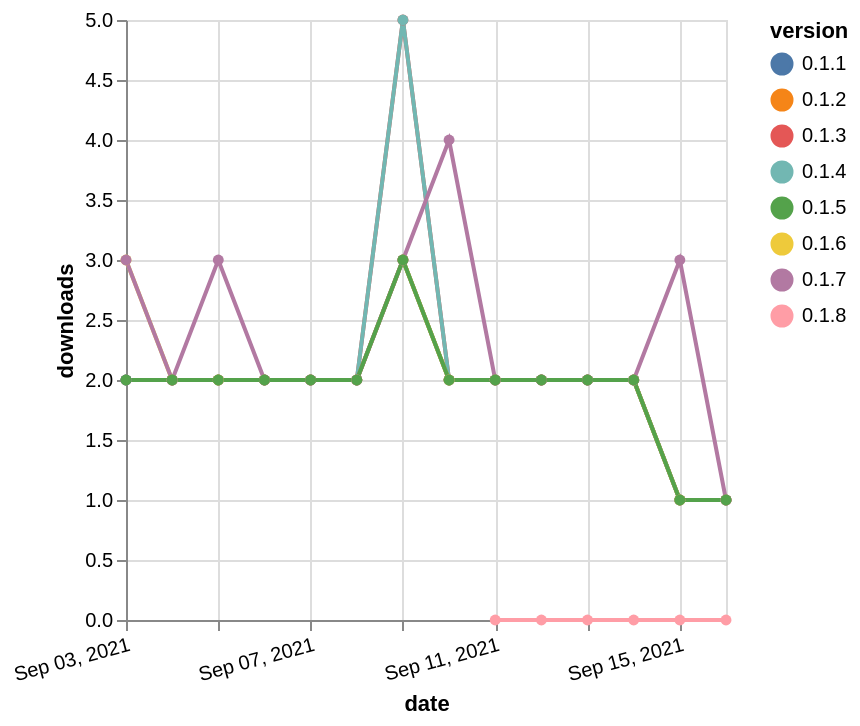

Describe this chart as a Vega-Lite specification.
### Vega-Lite specification from a JSON file in a GitHub repository (floating-point values rounded to 4 significant figures)
{"$schema": "https://vega.github.io/schema/vega-lite/v5.json", "description": "A simple bar chart with embedded data.", "data": {"values": [{"date": "2021-09-03", "total": 843, "delta": 2, "version": "0.1.3"}, {"date": "2021-09-04", "total": 845, "delta": 2, "version": "0.1.3"}, {"date": "2021-09-05", "total": 847, "delta": 2, "version": "0.1.3"}, {"date": "2021-09-06", "total": 849, "delta": 2, "version": "0.1.3"}, {"date": "2021-09-07", "total": 851, "delta": 2, "version": "0.1.3"}, {"date": "2021-09-08", "total": 853, "delta": 2, "version": "0.1.3"}, {"date": "2021-09-09", "total": 858, "delta": 5, "version": "0.1.3"}, {"date": "2021-09-10", "total": 860, "delta": 2, "version": "0.1.3"}, {"date": "2021-09-11", "total": 862, "delta": 2, "version": "0.1.3"}, {"date": "2021-09-12", "total": 864, "delta": 2, "version": "0.1.3"}, {"date": "2021-09-13", "total": 866, "delta": 2, "version": "0.1.3"}, {"date": "2021-09-14", "total": 868, "delta": 2, "version": "0.1.3"}, {"date": "2021-09-15", "total": 869, "delta": 1, "version": "0.1.3"}, {"date": "2021-09-16", "total": 870, "delta": 1, "version": "0.1.3"}, {"date": "2021-09-03", "total": 1131, "delta": 2, "version": "0.1.2"}, {"date": "2021-09-04", "total": 1133, "delta": 2, "version": "0.1.2"}, {"date": "2021-09-05", "total": 1135, "delta": 2, "version": "0.1.2"}, {"date": "2021-09-06", "total": 1137, "delta": 2, "version": "0.1.2"}, {"date": "2021-09-07", "total": 1139, "delta": 2, "version": "0.1.2"}, {"date": "2021-09-08", "total": 1141, "delta": 2, "version": "0.1.2"}, {"date": "2021-09-09", "total": 1144, "delta": 3, "version": "0.1.2"}, {"date": "2021-09-10", "total": 1146, "delta": 2, "version": "0.1.2"}, {"date": "2021-09-11", "total": 1148, "delta": 2, "version": "0.1.2"}, {"date": "2021-09-12", "total": 1150, "delta": 2, "version": "0.1.2"}, {"date": "2021-09-13", "total": 1152, "delta": 2, "version": "0.1.2"}, {"date": "2021-09-14", "total": 1154, "delta": 2, "version": "0.1.2"}, {"date": "2021-09-15", "total": 1155, "delta": 1, "version": "0.1.2"}, {"date": "2021-09-16", "total": 1156, "delta": 1, "version": "0.1.2"}, {"date": "2021-09-03", "total": 800, "delta": 2, "version": "0.1.4"}, {"date": "2021-09-04", "total": 802, "delta": 2, "version": "0.1.4"}, {"date": "2021-09-05", "total": 804, "delta": 2, "version": "0.1.4"}, {"date": "2021-09-06", "total": 806, "delta": 2, "version": "0.1.4"}, {"date": "2021-09-07", "total": 808, "delta": 2, "version": "0.1.4"}, {"date": "2021-09-08", "total": 810, "delta": 2, "version": "0.1.4"}, {"date": "2021-09-09", "total": 815, "delta": 5, "version": "0.1.4"}, {"date": "2021-09-10", "total": 817, "delta": 2, "version": "0.1.4"}, {"date": "2021-09-11", "total": 819, "delta": 2, "version": "0.1.4"}, {"date": "2021-09-12", "total": 821, "delta": 2, "version": "0.1.4"}, {"date": "2021-09-13", "total": 823, "delta": 2, "version": "0.1.4"}, {"date": "2021-09-14", "total": 825, "delta": 2, "version": "0.1.4"}, {"date": "2021-09-15", "total": 826, "delta": 1, "version": "0.1.4"}, {"date": "2021-09-16", "total": 827, "delta": 1, "version": "0.1.4"}, {"date": "2021-09-03", "total": 1421, "delta": 2, "version": "0.1.1"}, {"date": "2021-09-04", "total": 1423, "delta": 2, "version": "0.1.1"}, {"date": "2021-09-05", "total": 1425, "delta": 2, "version": "0.1.1"}, {"date": "2021-09-06", "total": 1427, "delta": 2, "version": "0.1.1"}, {"date": "2021-09-07", "total": 1429, "delta": 2, "version": "0.1.1"}, {"date": "2021-09-08", "total": 1431, "delta": 2, "version": "0.1.1"}, {"date": "2021-09-09", "total": 1434, "delta": 3, "version": "0.1.1"}, {"date": "2021-09-10", "total": 1436, "delta": 2, "version": "0.1.1"}, {"date": "2021-09-11", "total": 1438, "delta": 2, "version": "0.1.1"}, {"date": "2021-09-12", "total": 1440, "delta": 2, "version": "0.1.1"}, {"date": "2021-09-13", "total": 1442, "delta": 2, "version": "0.1.1"}, {"date": "2021-09-14", "total": 1444, "delta": 2, "version": "0.1.1"}, {"date": "2021-09-15", "total": 1445, "delta": 1, "version": "0.1.1"}, {"date": "2021-09-16", "total": 1446, "delta": 1, "version": "0.1.1"}, {"date": "2021-09-03", "total": 271, "delta": 3, "version": "0.1.6"}, {"date": "2021-09-04", "total": 273, "delta": 2, "version": "0.1.6"}, {"date": "2021-09-05", "total": 275, "delta": 2, "version": "0.1.6"}, {"date": "2021-09-06", "total": 277, "delta": 2, "version": "0.1.6"}, {"date": "2021-09-07", "total": 279, "delta": 2, "version": "0.1.6"}, {"date": "2021-09-08", "total": 281, "delta": 2, "version": "0.1.6"}, {"date": "2021-09-09", "total": 284, "delta": 3, "version": "0.1.6"}, {"date": "2021-09-10", "total": 286, "delta": 2, "version": "0.1.6"}, {"date": "2021-09-11", "total": 288, "delta": 2, "version": "0.1.6"}, {"date": "2021-09-12", "total": 290, "delta": 2, "version": "0.1.6"}, {"date": "2021-09-13", "total": 292, "delta": 2, "version": "0.1.6"}, {"date": "2021-09-14", "total": 294, "delta": 2, "version": "0.1.6"}, {"date": "2021-09-15", "total": 295, "delta": 1, "version": "0.1.6"}, {"date": "2021-09-16", "total": 296, "delta": 1, "version": "0.1.6"}, {"date": "2021-09-03", "total": 142, "delta": 3, "version": "0.1.7"}, {"date": "2021-09-04", "total": 144, "delta": 2, "version": "0.1.7"}, {"date": "2021-09-05", "total": 147, "delta": 3, "version": "0.1.7"}, {"date": "2021-09-06", "total": 149, "delta": 2, "version": "0.1.7"}, {"date": "2021-09-07", "total": 151, "delta": 2, "version": "0.1.7"}, {"date": "2021-09-08", "total": 153, "delta": 2, "version": "0.1.7"}, {"date": "2021-09-09", "total": 156, "delta": 3, "version": "0.1.7"}, {"date": "2021-09-10", "total": 160, "delta": 4, "version": "0.1.7"}, {"date": "2021-09-11", "total": 162, "delta": 2, "version": "0.1.7"}, {"date": "2021-09-12", "total": 164, "delta": 2, "version": "0.1.7"}, {"date": "2021-09-13", "total": 166, "delta": 2, "version": "0.1.7"}, {"date": "2021-09-14", "total": 168, "delta": 2, "version": "0.1.7"}, {"date": "2021-09-15", "total": 171, "delta": 3, "version": "0.1.7"}, {"date": "2021-09-16", "total": 172, "delta": 1, "version": "0.1.7"}, {"date": "2021-09-11", "total": 20, "delta": 0, "version": "0.1.8"}, {"date": "2021-09-12", "total": 24, "delta": 0, "version": "0.1.8"}, {"date": "2021-09-13", "total": 28, "delta": 0, "version": "0.1.8"}, {"date": "2021-09-14", "total": 45, "delta": 0, "version": "0.1.8"}, {"date": "2021-09-15", "total": 47, "delta": 0, "version": "0.1.8"}, {"date": "2021-09-16", "total": 50, "delta": 0, "version": "0.1.8"}, {"date": "2021-09-03", "total": 348, "delta": 2, "version": "0.1.5"}, {"date": "2021-09-04", "total": 350, "delta": 2, "version": "0.1.5"}, {"date": "2021-09-05", "total": 352, "delta": 2, "version": "0.1.5"}, {"date": "2021-09-06", "total": 354, "delta": 2, "version": "0.1.5"}, {"date": "2021-09-07", "total": 356, "delta": 2, "version": "0.1.5"}, {"date": "2021-09-08", "total": 358, "delta": 2, "version": "0.1.5"}, {"date": "2021-09-09", "total": 361, "delta": 3, "version": "0.1.5"}, {"date": "2021-09-10", "total": 363, "delta": 2, "version": "0.1.5"}, {"date": "2021-09-11", "total": 365, "delta": 2, "version": "0.1.5"}, {"date": "2021-09-12", "total": 367, "delta": 2, "version": "0.1.5"}, {"date": "2021-09-13", "total": 369, "delta": 2, "version": "0.1.5"}, {"date": "2021-09-14", "total": 371, "delta": 2, "version": "0.1.5"}, {"date": "2021-09-15", "total": 372, "delta": 1, "version": "0.1.5"}, {"date": "2021-09-16", "total": 373, "delta": 1, "version": "0.1.5"}]}, "width": "container", "mark": {"type": "line", "point": {"filled": true}}, "encoding": {"x": {"field": "date", "type": "temporal", "timeUnit": "yearmonthdate", "title": "date", "axis": {"labelAngle": -15}}, "y": {"field": "delta", "type": "quantitative", "title": "downloads"}, "color": {"field": "version", "type": "nominal"}, "tooltip": {"field": "delta"}}}
